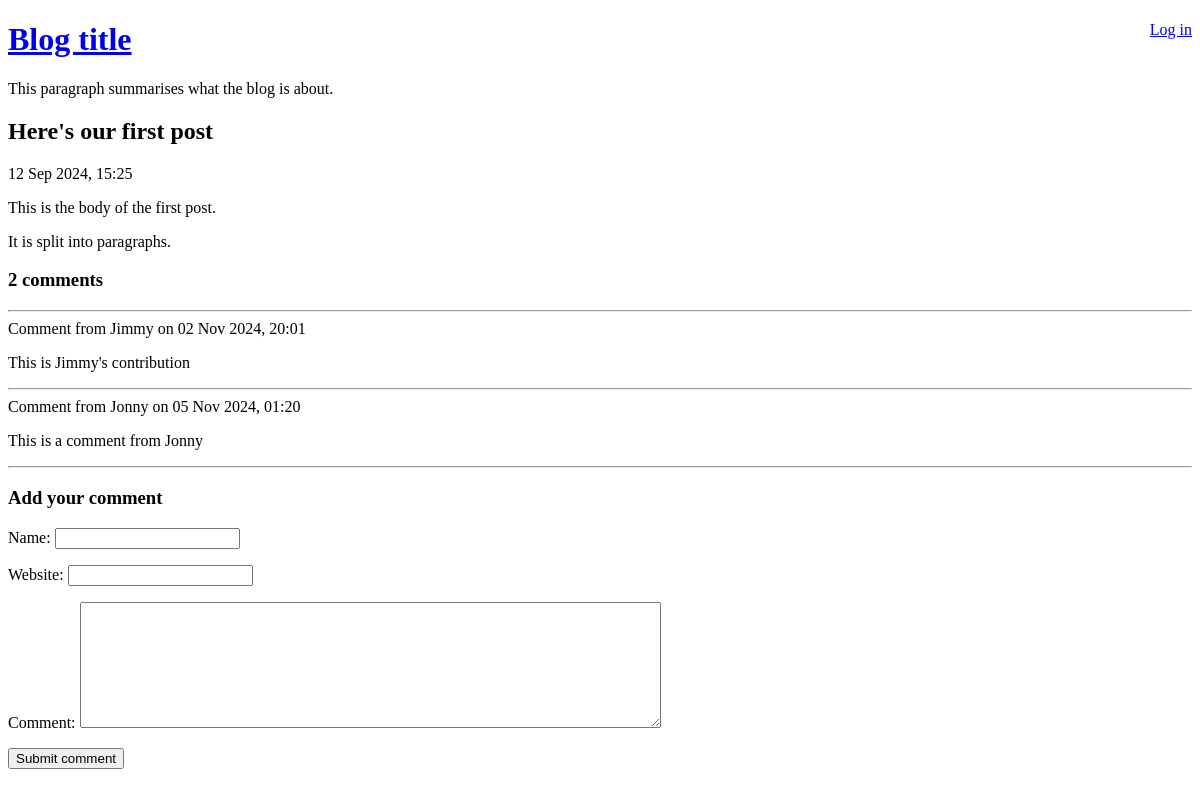
The app's page /view-post.php?post_id=1, older data.
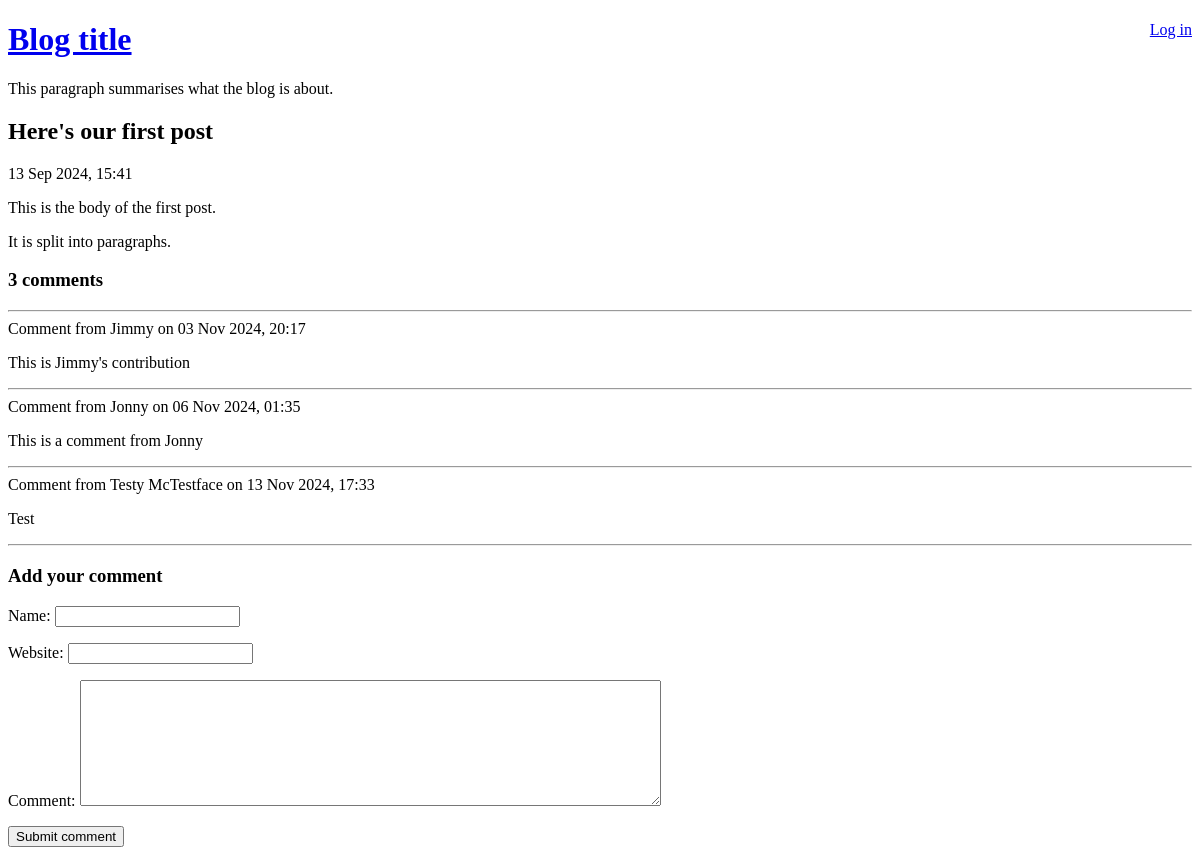
The same page, newer data.
### tables this page shows
CREATE TABLE post (
    id INTEGER PRIMARY KEY AUTOINCREMENT NOT NULL,
    title VARCHAR NOT NULL,
    body VARCHAR NOT NULL,
    user_id INTEGER NOT NULL,
    created_at VARCHAR NOT NULL,
    updated_at VARCHAR
);

CREATE TABLE comment (
    id INTEGER PRIMARY KEY AUTOINCREMENT NOT NULL,
    post_id INTEGER NOT NULL,
    created_at VARCHAR NOT NULL,
    name VARCHAR NOT NULL,
    website VARCHAR,
    text VARCHAR NOT NULL
);

### lib/view-post.php (called while the page is built, shortened)
<?php
function getPostRow(PDO $pdo, $postId)
{
    $stmt = $pdo->prepare(
        'SELECT
            title, created_at, body
        FROM
            post
        WHERE
            id = :id'
    );
    $result = $stmt->execute(
        array('id' => $postId, )
    );
    $row = $stmt->fetch(PDO::FETCH_ASSOC);
    return $row;
}

### view-post.php (the view, shortened to what this page needs)
<?php
require_once 'lib/common.php';
require_once 'lib/view-post.php';
if (isset($_GET['post_id']))
{
    $postId = $_GET['post_id'];
}
else
{
    $postId = 0;
}
$pdo = getPDO();
$row = getPostRow($pdo, $postId);
if ($_POST)
{
    $commentData = array(
        'name' => $_POST['comment-name'],
        'website' => $_POST['comment-website'],
        'text' => $_POST['comment-text'],
    );
    $errors = addCommentToPost(
        $pdo,
        $postId,
        $commentData
    );
    if (!$errors)
    {
        redirectAndExit('view-post.php?post_id=' . $postId);
    }
}
else
{
    $commentData = array(
        'name' => '',
        'website' => '',
        'text' => '',
    );
}
?>
<!DOCTYPE html>
<html>
    <head>
    </head>
    <body>
        <?php require 'templates/title.php' ?>
        <h2>
            <?php echo htmlEscape($row['title']) ?>
        </h2>
        <div>
            <?php echo convertSqlDate($row['created_at']) ?>
        </div>
        <?php echo convertNewlinesToParagraphs($row['body']) ?>
        <h3><?php echo countCommentsForPost($postId) ?> comments</h3>
        <?php foreach (getCommentsForPost($postId) as $comment): ?>
            <hr />
            <div class="comment">
                <div class="comment-meta">
                    Comment from
                    <?php echo htmlEscape($comment['name']) ?>
                    on
                    <?php echo convertSqlDate($comment['created_at']) ?>
                </div>
                <div class="comment-body">
                    <?php echo convertNewlinesToParagraphs($comment['text']) ?>
                </div>
            </div>
        <?php endforeach ?>
        <?php require 'templates/comment-form.php' ?>
    </body>
</html>

### templates/title.php
<div style="float: right;">
    <?php if (isLoggedIn()): ?>
    Hello <?php echo htmlEscape(getAuthUser()) ?>.
        <a href="logout.php">Log out</a>
    <?php else: ?>
        <a href="login.php">Log in</a>
    <?php endif ?>
</div>
<a href="index.php">
    <h1>Blog title</h1>
</a>
<p>This paragraph summarises what the blog is about.</p>

### lib/common.php (shortened to what this page needs)
<?php
function getRootPath()
{
    return realpath(__DIR__ . '/..');
}
function getDatabasePath()
{
    return getRootPath() . '/data/data.sqlite';
}
function getDsn()
{
    return 'sqlite:' . getDatabasePath();
}
function getPDO()
{
    return new PDO(getDsn());
}
function htmlEscape($html)
{
    return htmlspecialchars($html, ENT_HTML5, 'UTF-8');
}
function convertSqlDate($sqlDate)
{
    $date = DateTime::createFromFormat('Y-m-d H:i:s', $sqlDate);
    return $date->format('d M Y, H:i');
}
function convertNewlinesToParagraphs($text)
{
    $escaped = htmlEscape($text);
    return '<p>' . str_replace("\n", "</p><p>", $escaped) . '</p>';
}
function countCommentsForPost($postId)
{
    $pdo = getPDO();
    $sql = "
        SELECT
            COUNT(*) c
        FROM
            comment
        WHERE
            post_id = :post_id
    ";
    $stmt = $pdo->prepare($sql);
    $stmt->execute(
        array('post_id' => $postId, )
    );
    return (int) $stmt->fetchColumn();
}
function getCommentsForPost($postId)
{
    $pdo = getPDO();
    $sql = "
        SELECT
            id, name, text, created_at, website
        FROM
            comment
        WHERE
            post_id = :post_id
    ";
    $stmt = $pdo->prepare($sql);
    $stmt->execute(
        array('post_id' => $postId, )
    );
    return $stmt->fetchAll(PDO::FETCH_ASSOC);
}
function isLoggedIn()
{
    return isset($_SESSION['logged_in_username']);
}

### templates/comment-form.php (shortened to what this page needs)
<hr />
<h3>Add your comment</h3>
<form method="post">
    <p>
        <label for="comment-name">
            Name:
        </label>
        <input
            type="text"
            id="comment-name"
            name="comment-name"
            value="<?php echo htmlEscape($commentData['name']) ?>"
        />
    </p>
    <p>
        <label for="comment-website">
            Website:
        </label>
        <input
            type="text"
            id="comment-website"
            name="comment-website"
            value="<?php echo htmlEscape($commentData['website']) ?>"
        />
    </p>
    <p>
        <label for="comment-text">
            Comment:
        </label>
        <textarea
            id="comment-text"
            name="comment-text"
            rows="8"
            cols="70"
        ><?php echo htmlEscape($commentData['text']) ?></textarea>
    </p>
    <input type="submit" value="Submit comment" />
</form>

Row changes from the older to the newer data that the page shows:
changed post "Here's our first post": created_at "12 Sep 2024, 15:25" → "13 Sep 2024, 15:41"
changed comment "Jimmy": created_at "02 Nov 2024, 20:01" → "03 Nov 2024, 20:17"
changed comment "Jonny": created_at "05 Nov 2024, 01:20" → "06 Nov 2024, 01:35"
added comment: name "Testy McTestface", created_at "13 Nov 2024, 17:33", text "Test"
Text that changed along with them:
countCommentsForPost($postId): "2" → "3"
